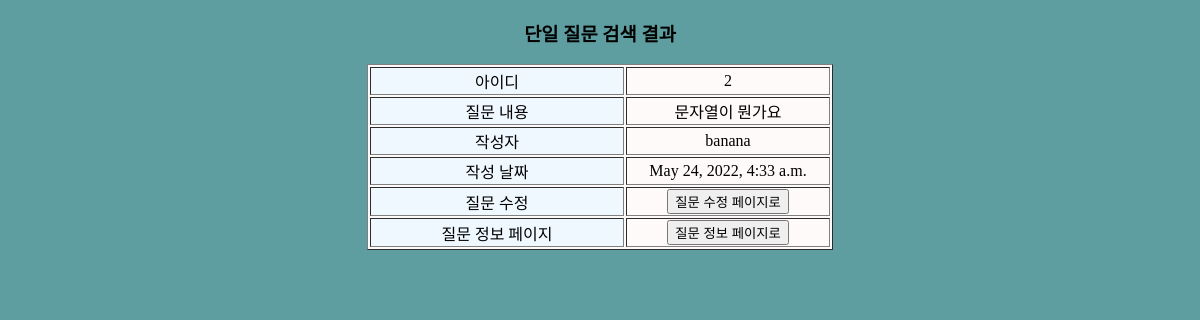
Screenshot of /question/q_one22/2 with the database file from the repository.
### member/models.py (models this page shows)
class Question(models.Model):
    question_text = models.CharField(max_length=500)
    question_writer = models.CharField(default='blank', max_length=500)
    pub_date = models.DateTimeField(default=datetime.now, blank=True)
    def __str__(self):
        return str(self.id) + ", " + \
               self.question_text + ", " + \
               self.question_writer + ", " + \
               str(self.pub_date)

### member/views.py (the view)
# urls.py: path('question/q_one22/<id>', member.views.q_one22),
def q_one22(req, id):
    one = Question.objects.get(id = id)
    print('db검색한 결과: ', one)
    result = {'one' : one}
    return render(req, 'question/q_one2.html', context=result)

### templates/question/q_one2.html (shortened to what this page needs)
<!DOCTYPE html>
<html lang="utf-8">
<head>
</head>
<body bgcolor=#e9967a>
<h3>단일 질문 검색 결과</h3>
<table border="1">
    <tr>
        <td class="c1">아이디</td>
        <td width="200">
            {{ one.id }}
        </td>
    </tr>
    <tr>
        <td class="c1">질문 내용</td>
        <td width="200">
            {{ one.question_text }}
        </td>
    </tr>
    <tr>
        <td class="c1">작성자</td>
        <td width="200">
            {{ one.question_writer }}
        </td>
    </tr>
    <tr>
        <td class="c1">작성 날짜</td>
        <td width="200">
            {{ one.pub_date }}
        </td>
    </tr>
    <tr>
        <td class="c1">질문 수정</td>
        <td colspan="2">
            <a href="/question/q_update/{{ one.id }}">
                <button>질문 수정 페이지로</button>
            </a>
        </td>
    </tr>
    <tr>
        <td class="c1">질문 정보 페이지</td>
        <td colspan="2">
            <a href="/question">
                <button>질문 정보 페이지로</button>
            </a>
        </td>
    </tr>
</table>
</body>
</html>

### templates/question/q_one2.html (style rules this page uses)
* { text-align: center; }
body { background: cadetblue; }
td { text-align: center; }
table { background: snow; margin-left:auto; margin-right:auto; }
.c1 { background: aliceblue; width: 250px; }

### rows the page displays
Question: id "2", question_text "문자열이 뭔가요", question_writer "banana", pub_date "May 24, 2022, 4:33 a.m."
